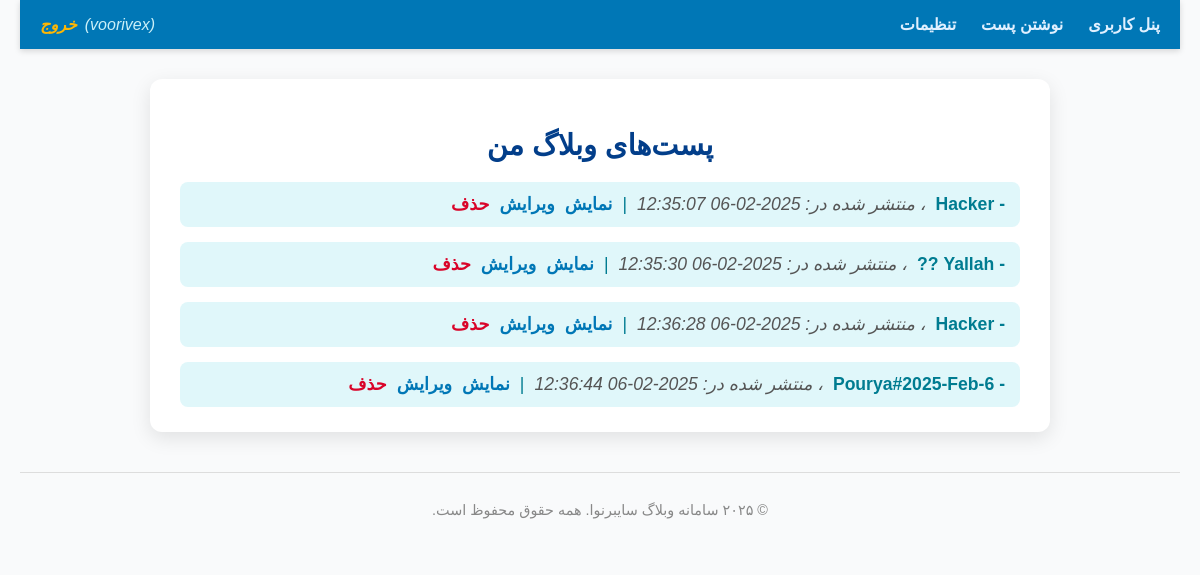
The app's page /my_posts.php (signed in) with its own data.
### tables this page shows
CREATE TABLE `posts` (
  `post_id` int NOT NULL,
  `title` varchar(255) NOT NULL,
  `content` text NOT NULL,
  `author_id` int NOT NULL,
  `category_id` int DEFAULT NULL,
  `publication_date` timestamp NULL DEFAULT CURRENT_TIMESTAMP
);

### my_posts.php (the view, shortened to what this page needs)
<?php
include 'header.php';
include 'db.php';
if (isset($_SESSION['is_logged']) === true) {
    $sql = "SELECT * FROM posts where author_id = " . $_SESSION['user_id'];
    $result = mysqli_query($conn, $sql);
    $rows = mysqli_fetch_all($result);
?>
<body>
    <header class="site-header">
        <nav class="main-nav">
            <ul class="nav-list">
                <li class="nav-item"><a class="nav-link" href="user.php">پنل کاربری</a></li>
                <li class="nav-item"><a class="nav-link" href="write_post.php">نوشتن پست</a></li>
                <li class="nav-item"><a class="nav-link" href="setting.php">تنظیمات</a></li>
                <li class="nav-item user-info">(<?php echo htmlspecialchars($_SESSION['username']) ?>) <a class="nav-link logout-link" href="/logout.php">خروج</a></li>
            </ul>
        </nav>
    </header>
<head>
    <link href="https://cdn.jsdelivr.net/gh/rastikerdar/vazir-font@v30.1.0/dist/font-face.css" rel="stylesheet" />
    <link rel="stylesheet" href="my_posts.css" />
</head>
    <main class="content">
        <section class="posts-section">
            <h1 class="section-title">پست‌های وبلاگ من</h1>
            <div class="posts-list">
            <?php
                foreach ($rows as $row) {
                    echo '<div class="post-item">';
                    echo '<span class="post-title">- ' . htmlspecialchars($row[1]) . '</span>';
                    echo '<span class="post-date">، منتشر شده در: ' . htmlspecialchars($row[5]) . '</span>';
                    echo ' | <a class="post-link" href="/view_post.php?post_id=' . $row[0] . '">نمایش</a>';
                    echo ' <a class="post-link" href="/edit_post.php?post_id=' . $row[0] . '">ویرایش</a>';
                    echo ' <a class="post-link delete-link" href="/delete_post.php?post_id=' . $row[0] . '">حذف</a>';
                    echo '</div>';
                }
            ?>
            </div>
        </section>
    </main>
<?php } ?>
<footer class="site-footer">
    <p>&copy; ۲۰۲۵ سامانه وبلاگ سایبرنوا. همه حقوق محفوظ است.</p>
</footer>
</body>
</html>

### my_posts.css (style rules this page uses)
body { font-family: 'Vazirmatn', 'Vazir', Tahoma, sans-serif; background-color: #f9fafb; color: #333; margin: 0; padding: 0 20px 40px 20px; direction: rtl; }
.site-header { background-color: #0077b6; padding: 15px 20px; box-shadow: 0 2px 6px rgba(0,0,0,0.15); }
.main-nav .nav-list { list-style: none; display: flex; justify-content: flex-start; align-items: center; gap: 25px; padding: 0; margin: 0; }
.nav-link { text-decoration: none; color: #e0f0ff; font-weight: 600; transition: color 0.3s ease; }
.user-info { margin-right: auto; color: #caf0f8; font-weight: 500; font-style: italic; display: flex; align-items: center; gap: 8px; }
.logout-link { color: #ffb703; font-weight: 700; }
.content { max-width: 900px; margin: 30px auto 0 auto; }
.posts-section { background: white; border-radius: 12px; padding: 25px 30px; box-shadow: 0 6px 20px rgba(0,0,0,0.1); }
.section-title { font-size: 1.8rem; margin-bottom: 20px; color: #023e8a; text-align: center; }
.posts-list { display: flex; flex-direction: column; gap: 15px; }
.post-item { padding: 12px 15px; background-color: #e0f7fa; border-radius: 8px; display: flex; flex-wrap: wrap; align-items: center; gap: 10px; font-size: 1.1rem; color: #007c91; }
.post-title { font-weight: 700; }
.post-date { color: #555; font-style: italic; }
.post-link { color: #0077b6; font-weight: 600; text-decoration: none; transition: color 0.3s ease; }
.delete-link { color: #d90429; font-weight: 700; }
.site-footer { margin-top: 40px; text-align: center; color: #888; font-size: 0.9rem; padding: 15px 0; border-top: 1px solid #ddd; }

### records on screen
posts: title "Hacker", publication_date "2025-02-06 12:35:07"
posts: title "Yallah ??", publication_date "2025-02-06 12:35:30"
posts: title "Hacker", publication_date "2025-02-06 12:36:28"
posts: title "Pourya#2025-Feb-6", publication_date "2025-02-06 12:36:44"

### other values on screen
$_SESSION['username'] "voorivex"
